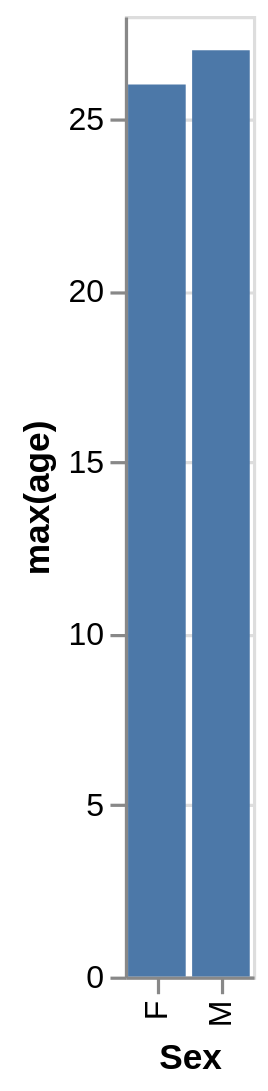

Vega-Lite specification stored for this chart:
### Vega-Lite specification from a JSON file in a GitHub repository (floating-point values rounded to 4 significant figures)
{"data": {"values": [{"x_data": "F", "y_data": 26}, {"x_data": "M", "y_data": 27}]}, "mark": "bar", "encoding": {"x": {"field": "x_data", "type": "nominal", "title": "Sex", "sort": "ascending"}, "y": {"field": "y_data", "type": "quantitative", "title": "max(age)"}}}
